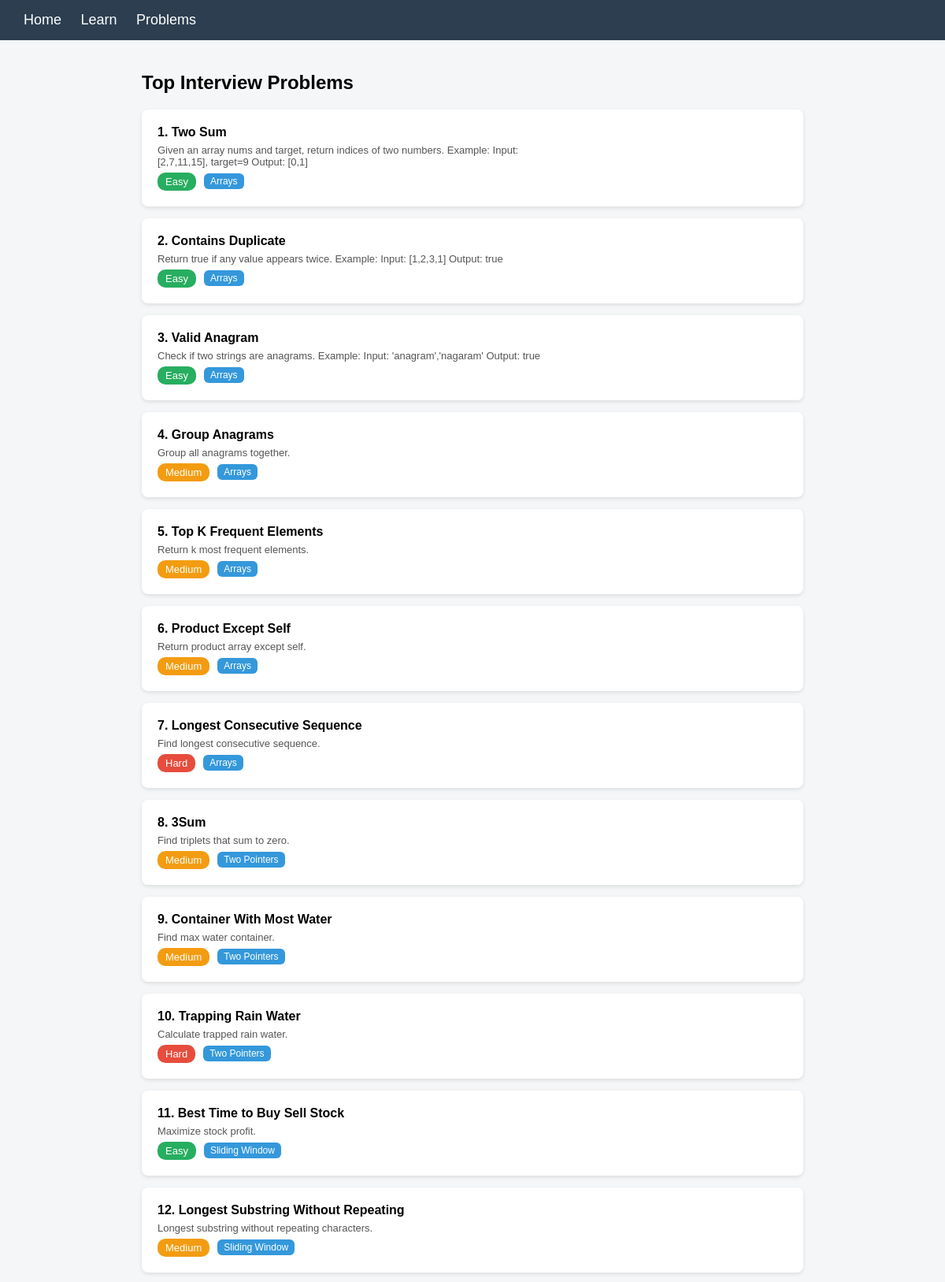
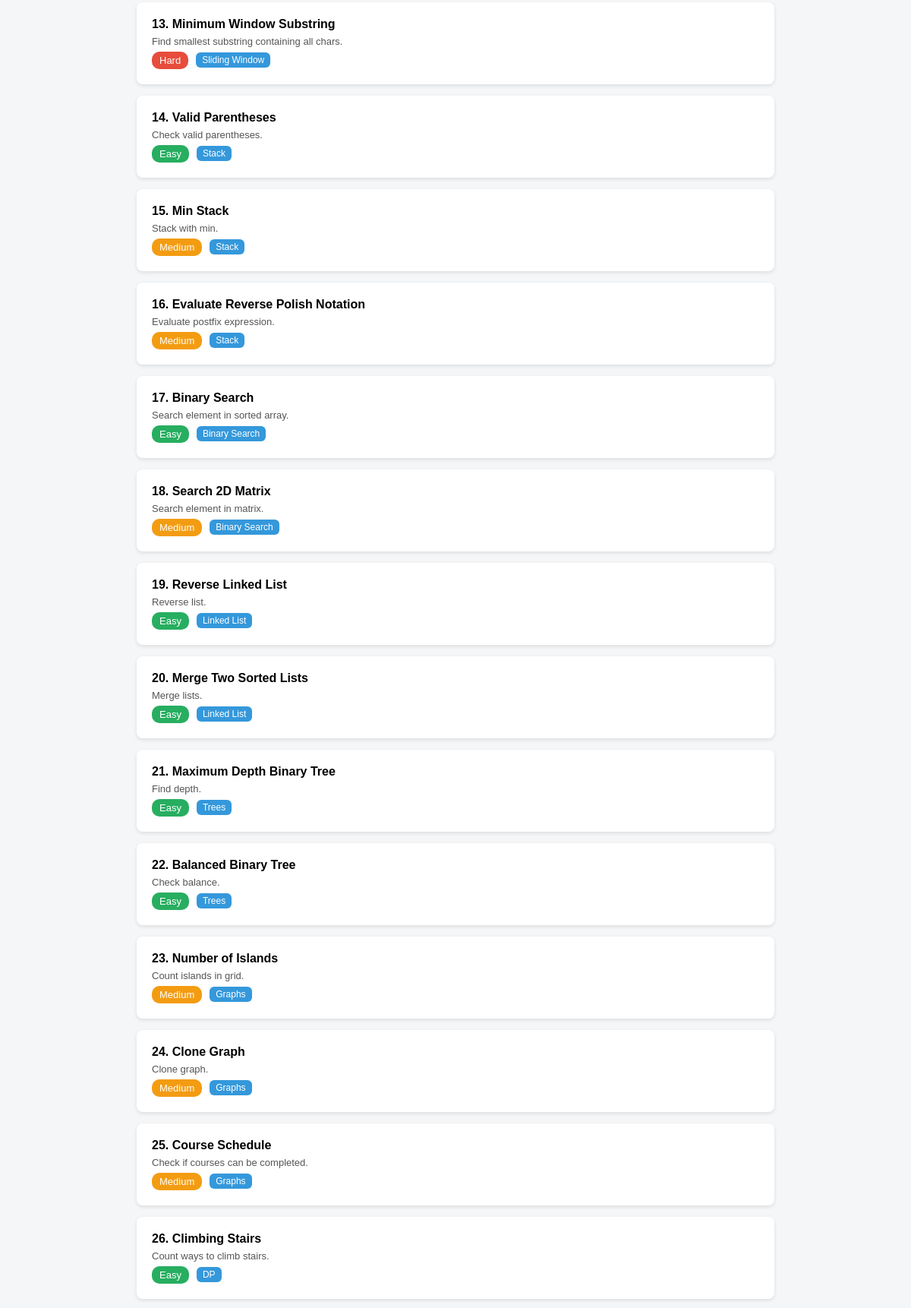
Page /problems (signed in, upper part) on the committed database (2 pictures, top to bottom).
### tables this page shows
CREATE TABLE questions(
        id INTEGER PRIMARY KEY AUTOINCREMENT,
        title TEXT,
        topic TEXT,
        difficulty TEXT,
        description TEXT
    );

### app.py (the view)
@app.route("/problems")
def problems():
    if "user_id" not in session:
        return redirect("/login")
    conn = get_db()
    questions = conn.execute("SELECT * FROM questions").fetchall()
    conn.close()
    return render_template("problems.html", questions=questions)

### app.py (called while the page is built)
def get_db():
    BASE_DIR = os.path.dirname(os.path.abspath(__file__))
    db_path = os.path.join(BASE_DIR, "database.db")
    conn = sqlite3.connect(db_path)
    conn.row_factory = sqlite3.Row
    return conn

### templates/problems.html (shortened to what this page needs)
<!DOCTYPE html>
<html>
<head>
</head>
<body>
<div class="navbar">
<div class="nav-left">
<a href="/">Home</a>
<a href="/learn">Learn</a>
<a href="/problems">Problems</a>
</div>
</div>
<div class="container">
<h2>Top Interview Problems</h2>
{% for q in questions %}
<a href="/question/{{ q.id }}">
<div class="problem">
<div class="problem-left">
<div class="title">
{{ loop.index }}. {{ q.title }}
</div>
<div class="desc">
{{ q.description }}
</div>
<div class="meta">
<span class="difficulty {{ q.difficulty|lower }}">
{{ q.difficulty }}
</span>
<span class="tag">{{ q.topic }}</span>
</div>
</div>
</div>
</a>
{% endfor %}
</div>
</body>
</html>

### templates/problems.html (style rules this page uses)
body { font-family: Arial; margin:0; background-color:#f4f6f8; }
.navbar { background:#2c3e50; padding:15px 30px; display:flex; justify-content:space-between; align-items:center; }
.nav-left a { color:white; margin-right:20px; text-decoration:none; font-size:18px; }
.container { width:70%; margin:auto; margin-top:40px; }
.problem { background:white; padding:20px; margin:15px 0; border-radius:8px; box-shadow:0 2px 5px rgba(0,0,0,0.1); display:flex; justify-content:space-between; align-items:center; transition:0.3s; }
.problem-left { display:flex; flex-direction:column; gap:6px; }
.title { font-weight:bold; font-size:16px; }
.desc { font-size:13px; color:#555; max-width:500px; }
.meta { display:flex; gap:10px; align-items:center; }
.difficulty { padding:4px 10px; border-radius:10px; font-size:13px; color:white; }
.easy { background:#27ae60; }
.medium { background:#f39c12; }
.hard { background:#e74c3c; }
.tag { background:#3498db; color:white; padding:3px 8px; border-radius:6px; font-size:12px; }
a { text-decoration:none; color:black; }

### rows in the picture
questions: title "Two Sum", description "Given an array nums and target, return indices of two numbers. Example: Input: [2,7,11,15], target=9 Output: [0,1]", difficulty "Easy", topic "Arrays"
questions: title "Contains Duplicate", description "Return true if any value appears twice. Example: Input: [1,2,3,1] Output: true", difficulty "Easy", topic "Arrays"
questions: title "Valid Anagram", description "Check if two strings are anagrams. Example: Input: 'anagram','nagaram' Output: true", difficulty "Easy", topic "Arrays"
questions: title "Group Anagrams", description "Group all anagrams together.", difficulty "Medium", topic "Arrays"
questions: title "Top K Frequent Elements", description "Return k most frequent elements.", difficulty "Medium", topic "Arrays"
questions: title "Product Except Self", description "Return product array except self.", difficulty "Medium", topic "Arrays"
questions: title "Longest Consecutive Sequence", description "Find longest consecutive sequence.", difficulty "Hard", topic "Arrays"
questions: title "3Sum", description "Find triplets that sum to zero.", difficulty "Medium", topic "Two Pointers"
questions: title "Container With Most Water", description "Find max water container.", difficulty "Medium", topic "Two Pointers"
questions: title "Trapping Rain Water", description "Calculate trapped rain water.", difficulty "Hard", topic "Two Pointers"
questions: title "Best Time to Buy Sell Stock", description "Maximize stock profit.", difficulty "Easy", topic "Sliding Window"
questions: title "Longest Substring Without Repeating", description "Longest substring without repeating characters.", difficulty "Medium", topic "Sliding Window"
questions: title "Minimum Window Substring", description "Find smallest substring containing all chars.", difficulty "Hard", topic "Sliding Window"
questions: title "Valid Parentheses", description "Check valid parentheses.", difficulty "Easy", topic "Stack"
questions: title "Min Stack", description "Stack with min.", difficulty "Medium", topic "Stack"
questions: title "Evaluate Reverse Polish Notation", description "Evaluate postfix expression.", difficulty "Medium", topic "Stack"
questions: title "Binary Search", description "Search element in sorted array.", difficulty "Easy", topic "Binary Search"
questions: title "Search 2D Matrix", description "Search element in matrix.", difficulty "Medium", topic "Binary Search"
questions: title "Reverse Linked List", description "Reverse list.", difficulty "Easy", topic "Linked List"
questions: title "Merge Two Sorted Lists", description "Merge lists.", difficulty "Easy", topic "Linked List"
questions: title "Maximum Depth Binary Tree", description "Find depth.", difficulty "Easy", topic "Trees"
questions: title "Balanced Binary Tree", description "Check balance.", difficulty "Easy", topic "Trees"
questions: title "Number of Islands", description "Count islands in grid.", difficulty "Medium", topic "Graphs"
questions: title "Clone Graph", description "Clone graph.", difficulty "Medium", topic "Graphs"
questions: title "Course Schedule", description "Check if courses can be completed.", difficulty "Medium", topic "Graphs"
questions: title "Climbing Stairs", description "Count ways to climb stairs.", difficulty "Easy", topic "DP"
